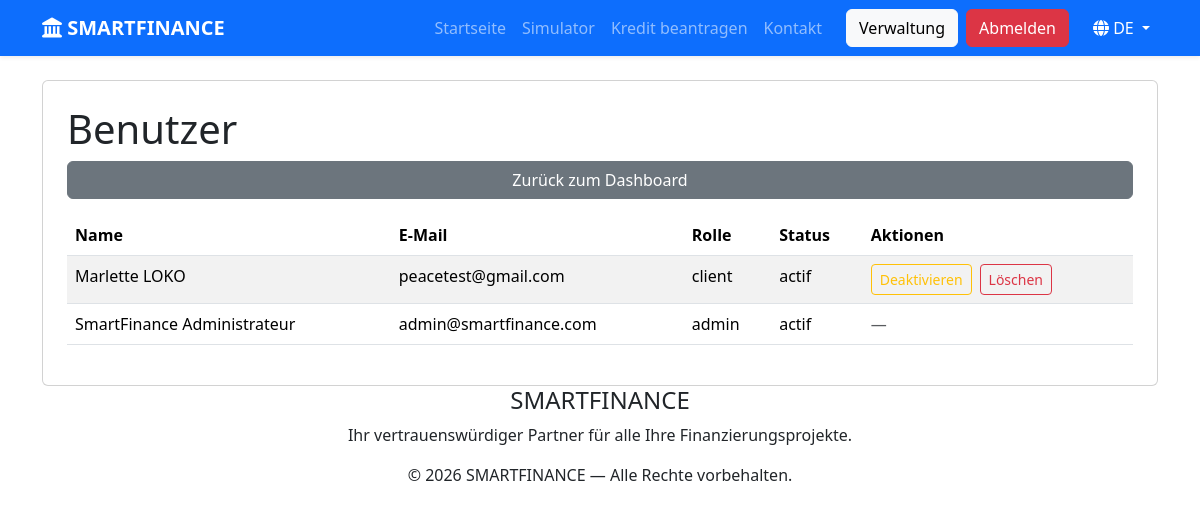
Page /admin/utilisateurs.php (signed in) on the committed database.
### tables this page shows
CREATE TABLE `utilisateurs` (
  `id` int(11) NOT NULL,
  `nom` varchar(100) NOT NULL,
  `prenom` varchar(100) NOT NULL,
  `email` varchar(150) NOT NULL,
  `telephone` varchar(20) DEFAULT NULL,
  `mot_de_passe` varchar(255) NOT NULL,
  `role` enum('client','admin') DEFAULT 'client',
  `statut` enum('actif','inactif') DEFAULT 'actif',
  `date_creation` timestamp NOT NULL DEFAULT current_timestamp()
);

### config/lang.php (called while the page is built, shortened)
<?php
function t($cle){
    return $GLOBALS['__traductions'][$cle] ?? $cle;
}
?>

### config/fonctions.php (called while the page is built, shortened)
<?php
function e($valeur){
    return htmlspecialchars($valeur ?? '', ENT_QUOTES, 'UTF-8');
}
?>

### admin/utilisateurs.php (the view, shortened to what this page needs)
<?php
require_once __DIR__ . '/../config/config.php';
require_once __DIR__ . '/../config/fonctions.php';
$utilisateurs = $pdo->query('SELECT * FROM utilisateurs ORDER BY id DESC')->fetchAll();
require_once __DIR__ . '/../includes/header.php';
?>
<div class="container mt-4">
    <div class="card p-4">
        <h1><?= t('admin_utilisateurs_titre') ?></h1>
        <a href="index.php" class="btn btn-secondary mb-3"><?= t('admin_retour') ?></a>
        <table class="table table-striped">
            <thead>
                <tr>
                    <th><?= t('admin_nom') ?></th>
                    <th><?= t('admin_email') ?></th>
                    <th><?= t('admin_role') ?></th>
                    <th><?= t('admin_statut') ?></th>
                    <th><?= t('admin_actions') ?></th>
                </tr>
            </thead>
            <tbody>
                <?php foreach ($utilisateurs as $utilisateur): ?>
                    <tr>
                        <td><?= e($utilisateur['prenom'] . ' ' . $utilisateur['nom']) ?></td>
                        <td><?= e($utilisateur['email']) ?></td>
                        <td><?= e($utilisateur['role']) ?></td>
                        <td><?= e($utilisateur['statut']) ?></td>
                        <td>
                            <?php if ($utilisateur['role'] !== 'admin'): ?>
                                <div class="d-flex gap-2">
                                    <form method="post">
                                        <button type="submit" class="btn btn-sm btn-outline-<?= $utilisateur['statut'] === 'actif' ? 'warning' : 'success' ?>">
                                            <?= $utilisateur['statut'] === 'actif' ? t('admin_desactiver') : t('admin_activer') ?>
                                        </button>
                                    </form>
                                    <form method="post" onsubmit="return confirm('<?= e(t('admin_confirmer_suppression')) ?>');">
                                        <button type="submit" class="btn btn-sm btn-outline-danger">
                                            <?= t('admin_supprimer') ?>
                                        </button>
                                    </form>
                                </div>
                            <?php else: ?>
                                <span class="text-muted">—</span>
                            <?php endif; ?>
                        </td>
                    </tr>
                <?php endforeach; ?>
            </tbody>
        </table>
    </div>
</div>
<?php require_once __DIR__ . '/../includes/footer.php'; ?>

### rows in the picture
utilisateurs: prenom+nom "Marlette LOKO", email "peacetest@gmail.com", role "client", statut "actif"
utilisateurs: prenom+nom "SmartFinance Administrateur", email "admin@smartfinance.com", role "admin", statut "actif"

### other values in the picture
t('nav_accueil') "Startseite"
t('nav_simulateur') "Simulator"
t('nav_demande') "Kredit beantragen"
t('nav_contact') "Kontakt"
t('nav_administration') "Verwaltung"
t('nav_deconnexion') "Abmelden"
$_SESSION['lang'] "DE"
t('admin_utilisateurs_titre') "Benutzer"
t('admin_retour') "Zurück zum Dashboard"
t('admin_nom') "Name"
t('admin_email') "E-Mail"
t('admin_role') "Rolle"
t('admin_statut') "Status"
t('admin_actions') "Aktionen"
t('footer_texte') "Ihr vertrauenswürdiger Partner für alle Ihre Finanzierungsprojekte."
